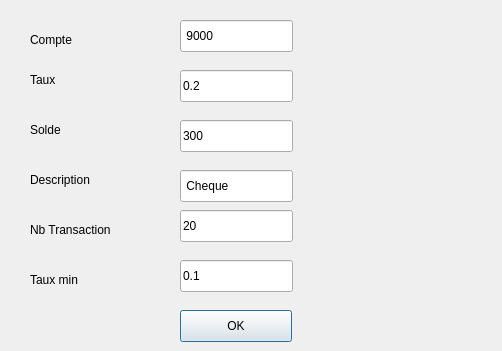
<?xml version="1.0" encoding="UTF-8"?>
<ui version="4.0">
 <class>DialogAjoutCheque</class>
 <widget class="QDialog" name="DialogAjoutCheque">
  <property name="geometry">
   <rect>
    <x>0</x>
    <y>0</y>
    <width>502</width>
    <height>351</height>
   </rect>
  </property>
  <property name="windowTitle">
   <string>DialogAjoutCheque</string>
  </property>
  <widget class="QLabel" name="compte">
   <property name="geometry">
    <rect>
     <x>30</x>
     <y>30</y>
     <width>76</width>
     <height>20</height>
    </rect>
   </property>
   <property name="text">
    <string>Compte</string>
   </property>
  </widget>
  <widget class="QLabel" name="taux">
   <property name="geometry">
    <rect>
     <x>30</x>
     <y>70</y>
     <width>76</width>
     <height>20</height>
    </rect>
   </property>
   <property name="text">
    <string>Taux</string>
   </property>
  </widget>
  <widget class="QLabel" name="solde">
   <property name="geometry">
    <rect>
     <x>30</x>
     <y>120</y>
     <width>76</width>
     <height>20</height>
    </rect>
   </property>
   <property name="text">
    <string>Solde</string>
   </property>
  </widget>
  <widget class="QLabel" name="description">
   <property name="geometry">
    <rect>
     <x>30</x>
     <y>170</y>
     <width>101</width>
     <height>20</height>
    </rect>
   </property>
   <property name="text">
    <string>Description</string>
   </property>
  </widget>
  <widget class="QLabel" name="nbTransac">
   <property name="geometry">
    <rect>
     <x>30</x>
     <y>220</y>
     <width>121</width>
     <height>20</height>
    </rect>
   </property>
   <property name="text">
    <string>Nb Transaction</string>
   </property>
  </widget>
  <widget class="QLabel" name="tauxMin">
   <property name="geometry">
    <rect>
     <x>30</x>
     <y>270</y>
     <width>76</width>
     <height>20</height>
    </rect>
   </property>
   <property name="text">
    <string>Taux min</string>
   </property>
  </widget>
  <widget class="QLineEdit" name="noCompteCheque">
   <property name="geometry">
    <rect>
     <x>180</x>
     <y>20</y>
     <width>113</width>
     <height>32</height>
    </rect>
   </property>
   <property name="text">
    <string> 9000</string>
   </property>
  </widget>
  <widget class="QLineEdit" name="tauxInteretCheque">
   <property name="geometry">
    <rect>
     <x>180</x>
     <y>70</y>
     <width>113</width>
     <height>32</height>
    </rect>
   </property>
   <property name="text">
    <string>0.2</string>
   </property>
  </widget>
  <widget class="QLineEdit" name="soldeCheque">
   <property name="geometry">
    <rect>
     <x>180</x>
     <y>120</y>
     <width>113</width>
     <height>32</height>
    </rect>
   </property>
   <property name="text">
    <string>300</string>
   </property>
  </widget>
  <widget class="QLineEdit" name="descriptionCheque">
   <property name="geometry">
    <rect>
     <x>180</x>
     <y>170</y>
     <width>113</width>
     <height>32</height>
    </rect>
   </property>
   <property name="text">
    <string> Cheque</string>
   </property>
  </widget>
  <widget class="QLineEdit" name="nbTransactions">
   <property name="geometry">
    <rect>
     <x>180</x>
     <y>210</y>
     <width>113</width>
     <height>32</height>
    </rect>
   </property>
   <property name="text">
    <string>20</string>
   </property>
  </widget>
  <widget class="QLineEdit" name="tauxMinimum">
   <property name="geometry">
    <rect>
     <x>180</x>
     <y>260</y>
     <width>113</width>
     <height>32</height>
    </rect>
   </property>
   <property name="text">
    <string>0.1</string>
   </property>
  </widget>
  <widget class="QPushButton" name="OK">
   <property name="geometry">
    <rect>
     <x>180</x>
     <y>310</y>
     <width>112</width>
     <height>32</height>
    </rect>
   </property>
   <property name="text">
    <string>OK</string>
   </property>
  </widget>
 </widget>
 <resources/>
 <connections>
  <connection>
   <sender>OK</sender>
   <signal>clicked()</signal>
   <receiver>DialogAjoutCheque</receiver>
   <slot>slotAjoutCheque()</slot>
   <hints>
    <hint type="sourcelabel">
     <x>235</x>
     <y>325</y>
    </hint>
    <hint type="destinationlabel">
     <x>250</x>
     <y>175</y>
    </hint>
   </hints>
  </connection>
 </connections>
 <slots>
  <slot>slotAjoutCheque()</slot>
 </slots>
</ui>
